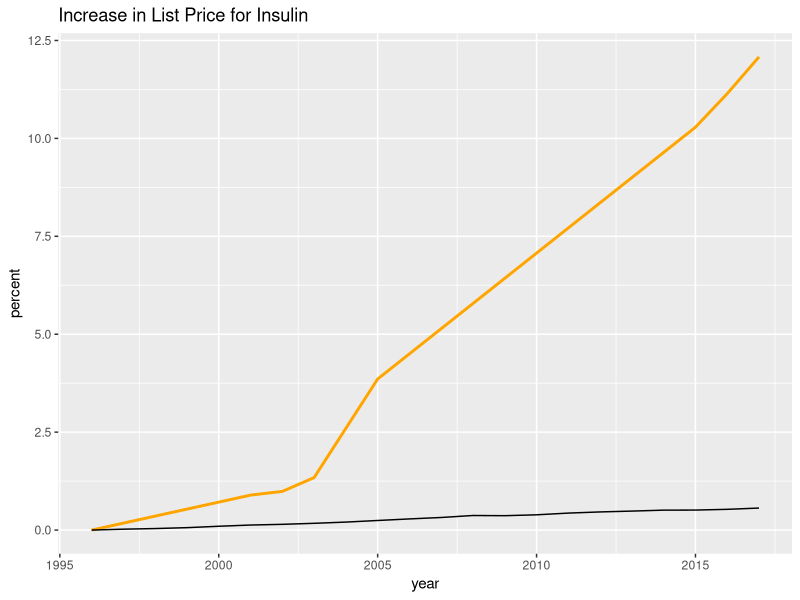
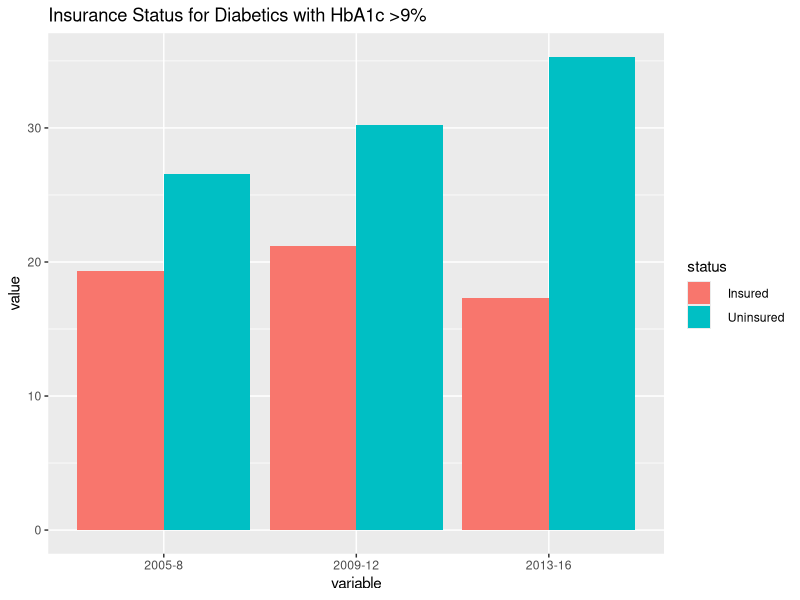

Source code (R) for these figures, in order: (Note: this script raises an error after producing the figures.)
#IDC 6700 Final Project
#Name: Jasmine Balsalobre

#data_sources
#plot 1: 
#insulin price - https://insulin.substack.com/p/the-price-of-insulin-vs-the-price?s=r
#inflation - https://www.bls.gov/data/#prices

#https://healthcostinstitute.org/diabetes-and-insulin/price-of-insulin-prescription-doubled-between-2012-and-2016

#plot 2:
#insurance status - https://www.healthypeople.gov/2020/data-search/Search-the-Data?nid=4123

#plot 4:
#country comparison data - https://aspe.hhs.gov/sites/default/files/migrated_legacy_files/196281/Comparing-Insulin-Prices.pdf
# Libraries ---------------------------------------------------------------
library(plyr,quietly=TRUE, warn.conflicts=FALSE)
library(ggplot2)
library(dplyr)
library(reshape2)
library(cluster)

# plot 1: price data ------------------------------------------------------

cost = read.csv('POS_prices.csv') 
ave_cost = data.frame(aggregate(cost[3], list(cost$year), FUN=mean) )

price = read.csv('substack_pricedata.csv')
colnames(price)[1] = "year"
range = 1:length(price$year)

#find percent increase
for (i in range) {
  price$percent[i] = (price$price[i]-price$price[1])/price$price[1]
}

#CPI data
cpi = read.csv('CPI.csv',
               skip = 11)
inflation = data.frame(cpi$Year, cpi$Annual)
range2 = 1:length(cpi$Year)

for (i in range2) {
  inflation$percent[i] = (inflation$cpi.Annual[i]-inflation$cpi.Annual[1])/inflation$cpi.Annual[1]
}

ggplot() +
  geom_line(data = price, aes(x = year, y = percent), color = "orange", size = 1) +
  geom_line(data = inflation, aes(x = cpi.Year, y = percent))+
  ggtitle("Increase in List Price for Insulin")


# plot 2 ------------------------------------------------------------------

#population with a1c over 9% by insurance status
df <- read.table('ins_status.txt',
                 sep = "\t", header = FALSE
                )

colnames(df) = c("status", "country", "2005-8", "StdErr1",	"LowerCI",	"UpperCI", "2009-12", 
                   "StdErr2",	"LowerCI",	"UpperCI", "2013-16", "StdErr3",	"LowerCI",	"UpperCI")

a1c9 = df[c(1,2), c(1, 3, 7, 11)]
a1c9 = melt(a1c9)
a1c9$upperCI = melt(df[c(1,2), c(6, 10, 14)])
a1c9$lowerCI = melt(df[c(1,2), c(5, 9, 13)])
a1c9 = a1c9[-c(4,6)]

ggplot(a1c9, aes(x = variable, y = value, fill = status))+
  geom_bar(stat = "identity", position = "dodge")+
  ggtitle("Insurance Status for Diabetics with HbA1c >9%")

#maybe add facet with low a1c


# plot 3 ------------------------------------------------------------------

#population with a1c over 9% by race


# plot 4 ------------------------------------------------------------------

#comparison to other countries

countrydf <- read.table("pricebycountry.txt",
                        sep = "",
                        header = FALSE
                        )

colnames(countrydf) = countrydf[1,]
countrydf = countrydf[-1,]
countrydf[] <- lapply(countrydf, gsub, pattern='[$]', replacement='')
countrydf$Analog <- as.numeric(countrydf$Analog)

countrydf = reorder(countrydf$Country, countrydf$Analog)

ordered <- countrydf[order(countrydf$Analog, decreasing = TRUE),]

top10 =  head(ordered, 10)

ggplot(top10, aes(x = Country, y = Analog, fill = Country)) +
  geom_bar(stat = "identity")+
  coord_flip()


# plot 5 ------------------------------------------------------------------

#oop costs for insulin